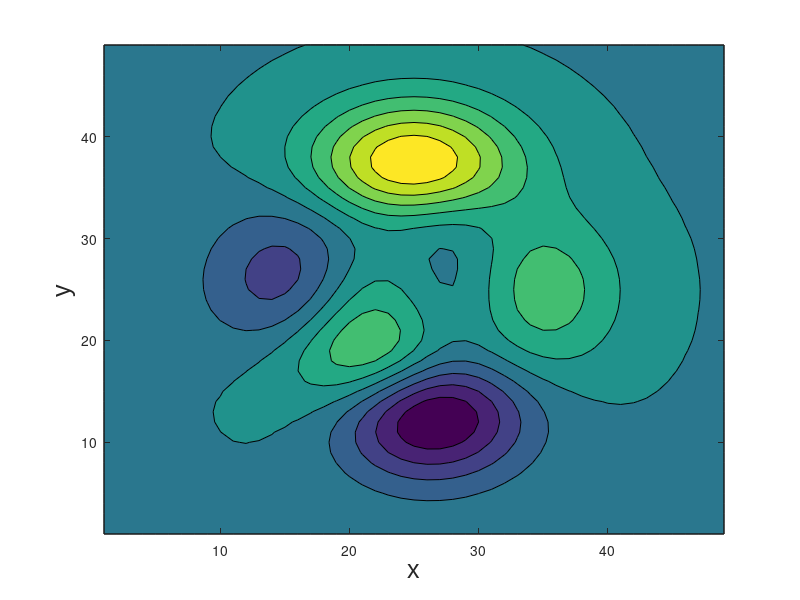

Here is the MATLAB script that generated this plot: (Note: this script raises an error after producing the figure.)
function QuickStart
  % Learning path: QuickStart (you are here) -> doc/GettingStarted.m -> examples.m
  %
  % Quick example to introduce the niceColorbar features. See
  % doc/GettingStarted.m next for a guided tour of the available commands
  % and options, then examples.m for a multi-figure walkthrough (styles,
  % LaTeX titles, logos, per-line title colors, theme overrides).

  clc;
  close all;
  clearvars;

  % 1: create a plot
  contourf(peaks);    
  xlabel("x","FontName","Arial","FontSize",18);           % put x-label
  ylabel("y","FontName","Arial","FontSize",18);           % put y-label    

  % 2: Initial colorbar with title
  nc = niceColorbar('modern.thick', 'autumn', 10);        % instantiate a niceColorbar object
  nc.ThemeMode = "light";                                 % set theme mode  
  nc.Title = {'My title'};                                % set title
  nc.Side = "top";                                        % colorbar location  
  nc.colorbar();                                          % create colorbar 
  nc.saveAsPNG();                                         % save figure as PNG image
  nc.saveAsPDF();                                         % print figure to a PDF file
  nc.saveAsFIG();                                         % save as MATLAB figure  
  
  % 3: Update colorbar (properties auto-refresh the live colorbar - no rebuild needed)
  nc.Style = "ultra.thin";                                % update colorbar style
  nc.Title = {'Updated','Title'};                         % update title
  nc.TitleColor = {[0.28,0.32,0.95],[0.17,0.61,0.39]};    % custom color for updated title
  nc.ColormapName = 'cool';                               % update colormap
  nc.ThemeMode = "dark";                                  % update theme mode   
  nc.TickLabelsFontName = "Segoe UI";                     % update tick labels font 
  nc.TickLabelsFontSize = 12;                             % update tick labels font size   
  nc.Side = "left";                                       % update colorbar location   
  nc.TickLabelsFormat = '%+.2f';                          % update tick label format  
  nc.Logo = ['\color[rgb]{0.3608,0.4,0.43529}NICE',...    % put a logo
             '\color[rgb]{0.9,0.11,1.0}CLBR'];   
  nc.LogoFontName = "Impact";                             % set logo font name  
  nc.saveAsPNG();                                         % save figure as PNG image
  nc.saveAsPDF();                                         % print figure to a PDF file
  nc.saveAsFIG();                                         % save as MATLAB figure  
  
end
